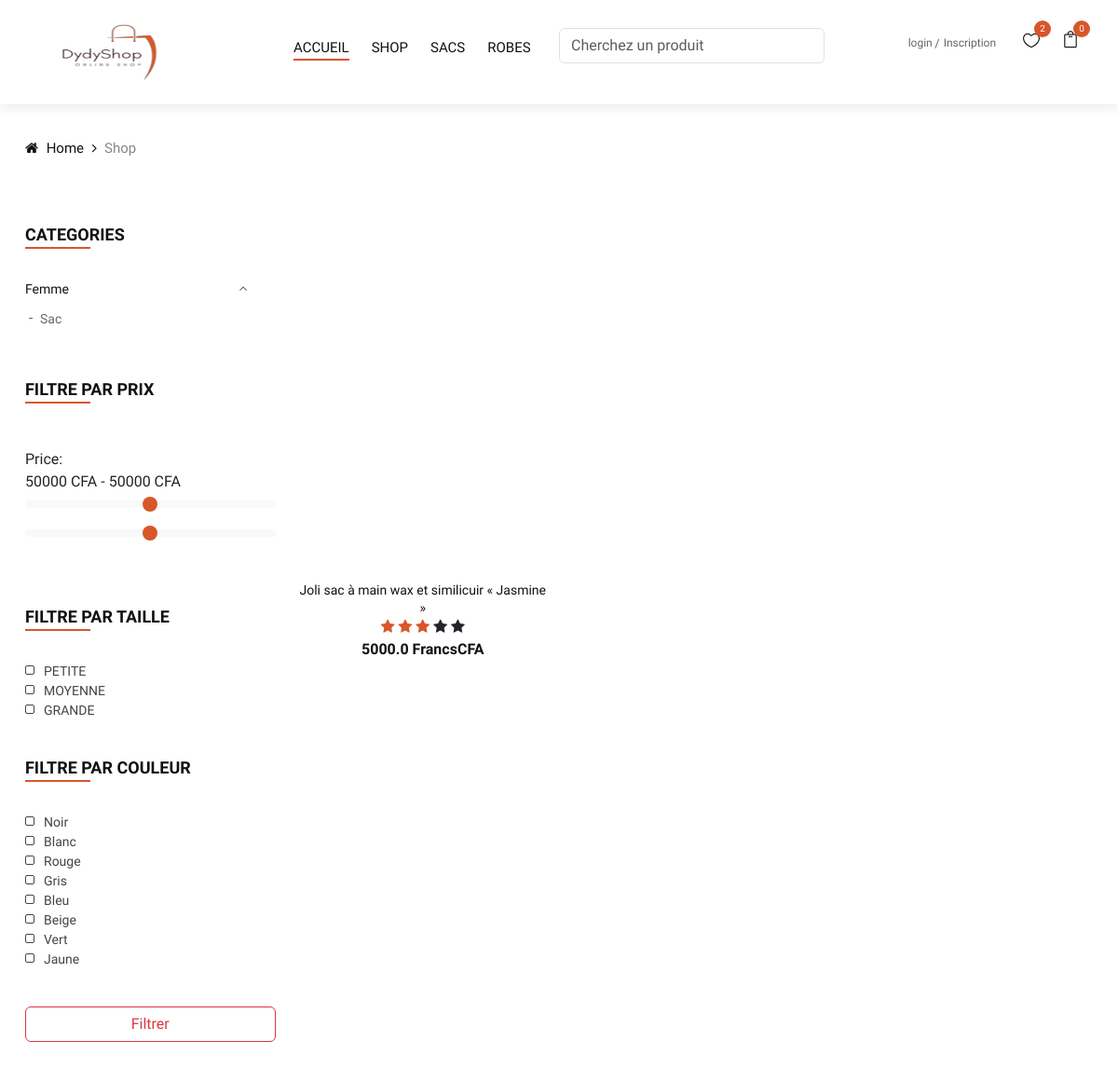
Page /Shop on the earlier database version.
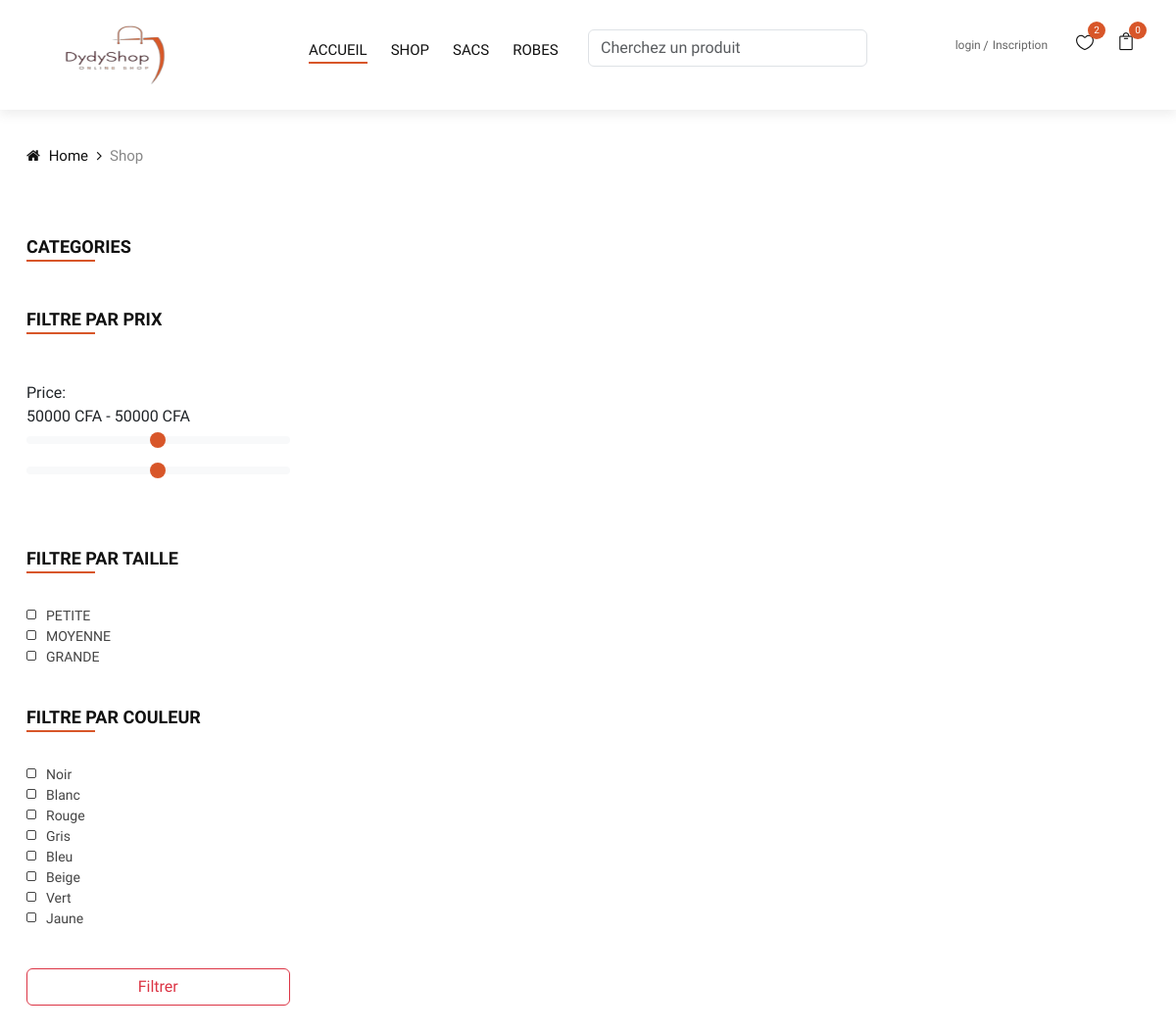
Same page on the later database version.
### api/models/model.py (models this page shows, shortened)
class Category(db.Model):
    __tablename__ = "categories"
    id = db.Column(db.Integer, primary_key=True)
    name = db.Column(db.String(200), nullable=False)
    subcategories = db.relationship("SubCategory", backref="category")
    date_created = db.Column(db.DateTime, default=datetime.utcnow)

class SubCategory(db.Model):
    __tablename__ = "sub_categories"
    id = db.Column(db.Integer, primary_key=True)
    name = db.Column(db.String(200), nullable=False)
    category_id = db.Column(db.Integer, db.ForeignKey("categories.id"))
    date_created = db.Column(db.DateTime, default=datetime.utcnow)

class Item(db.Model):
    __tablename__ = "items"
    id = db.Column(db.Integer, primary_key=True)
    title = db.Column(db.String(200), nullable=False)
    description = db.Column(db.Text)
    prix = db.Column(db.Float, nullable=True)
    img_url = db.Column(db.String(255), nullable=True)
    img_title = db.Column(db.String(100), nullable=True)
    date_pub = db.Column(db.DateTime, default=datetime.utcnow)
    published = db.Column(db.Boolean, default=True)
    deleted = db.Column(db.Boolean, default=False)
    nbre_vues = db.Column(db.Integer, default=0)
    favorites = db.relationship("Favorite", backref="item", lazy="dynamic")
    user_id = db.Column(db.Integer, db.ForeignKey("users.id"), nullable=False)
    quantity = db.Column(db.Integer, default=0)
    images = db.relationship("Image", backref="item", lazy=True)
    category_id = db.Column(db.Integer, db.ForeignKey("categories.id"))
    subcategory_id = db.Column(db.Integer, db.ForeignKey("sub_categories.id"))
    color1 = db.Column(db.String(100), nullable=True)
    color2 = db.Column(db.String(100), nullable=True)
    color3 = db.Column(db.String(100), nullable=True)
    size1 = db.Column(db.String(100), nullable=True)
    size2 = db.Column(db.String(100), nullable=True)
    size3 = db.Column(db.String(100), nullable=True)

### api/front.py (the view)
@app.route("/Shop")
def Shop():
    items = getAllAnnoncePublier()
    categories = Category.query.all()
    sous_categories_femmes = SubCategory.query.filter_by(category_id=1).all()
    sous_categories_hommes = SubCategory.query.filter_by(category_id=2).all()
    count = len(items)
    page = request.args.get(get_page_parameter(), type=int, default=1)
    NbreElementParPage = 10
    offset = (page - 1) * NbreElementParPage
    pagination = Pagination(page=page, per_page=NbreElementParPage, total=count)
    items = items[offset : offset + NbreElementParPage]
    return render_template(
        "/pages/shop.html",
        items=items,
        categories=categories,
        icons=icons,
        count=count,
        pagination=pagination,
        sous_categories_femmes=sous_categories_femmes,
        sous_categories_hommes=sous_categories_hommes,
    )

### api/back.py (called while the page is built)
@app.before_request
def check_for_maintenance():
    if maintenance_mode and request.endpoint not in ["maintenance"]:
        return redirect(url_for("maintenance"))
    elif maintenance_mode and request.endpoint == "maintenance":
        return None
    else:
        return None

### api/models/model.py (called while the page is built)
def getAllAnnoncePublier():
    return (
        Item.query.filter(Item.published == True, Item.deleted == False)
        .order_by(desc(Item.date_pub))
        .all()
    )

### api/templates/pages/shop.html (shortened to what this page needs)
{% extends './layout/baseEldy.html' %}
{% block content %}
  <div class="breadcrumb-option">
    <div class="container">
      <div class="row">
        <div class="col-lg-12">
          <div class="breadcrumb__links">
            <a href="./index.html"><i class="fa fa-home"></i> Home</a>
            <span>Shop</span>
          </div>
        </div>
      </div>
    </div>
  </div>
  <section class="shop spad">
    <div class="container">
      <div class="row">
        <div class="col-lg-3 col-md-3">
          <div class="shop__sidebar">
            <div class="sidebar__categories">
              <div class="section-title">
                <h4>Categories</h4>
              </div>
              <div class="categories__accordion">
                <div class="accordion" id="accordionExample">
                  {% for category in categories %}
                    <div class="card">
                      <div class="card-heading active">
                        <a data-toggle="collapse" data-target="#collapse{{ category.id }}">{{ category.name }}</a>
                      </div>
                      <div id="collapse{{ category.id }}" class="collapse show" data-parent="#accordionExample">
                        <div class="card-body">
                          <ul class="list-unstyled">
                            {% for subcategory in category.subcategories %}
                              <li>
                                <a href="{{ url_for('display_Shop', category = category.id, subcategory = subcategory.id) }}" class="text-decoration-none">{{ subcategory.name }}</a>
                              </li>
                            {% endfor %}
                          </ul>
                        </div>
                      </div>
                    </div>
                  {% endfor %}
                </div>
              </div>
            </div>
            <form method="GET" action="{{ url_for('display_Shop') }}">
              <div class="sidebar__filter">
                <div class="section-title">
                  <h4>Filtre Par Prix</h4>
                </div>
                <div>
                  Price:<div class="slider-values">
                    <span id="min-value"></span> CFA - <span id="max-value"></span> CFA
                  </div>
                  <input type="range" id="minamount" class="form-range" min="0" max="100000" step="500" name="min_price" />
                  <input type="range" id="maxamount" class="form-range" min="0" max="100000" step="500" name="max_price" />
                </div>
              </div>
              <div class="sidebar__sizes">
                <div class="section-title">
                  <h4>Filtre Par taille</h4>
                </div>
                <div class="size__list">
                  <label for="xxs">
                    Petite<input type="checkbox" id="xxs" name="size" />
                    <span class="checkmark"></span>
                  </label>
                  <label for="xs">
                    Moyenne<input type="checkbox" id="xs" name="size" />
                    <span class="checkmark"></span>
                  </label>
                  <label for="xss">
                    Grande<input type="checkbox" id="xss" name="size" />
                    <span class="checkmark"></span>
                  </label>
                </div>
              </div>
              <div class="sidebar__color">
                <div class="section-title">
                  <h4>Filtre par Couleur</h4>
                </div>
                <div class="size__list color__list">
                  <label for="black">
                    Noir<input type="checkbox" id="black" value="black" name="color" />
                    <span class="checkmark"></span>
                  </label>
                  <label for="whites">
                    Blanc<input type="checkbox" id="whites" value="white" name="color" />
                    <span class="checkmark"></span>
                  </label>
                  <label for="reds">
                    Rouge<input type="checkbox" id="reds" value="red" name="color" />
                    <span class="checkmark"></span>
                  </label>
                  <label for="greys">
                    Gris<input type="checkbox" id="greys" value="yellows" name="color" />
                    <span class="checkmark"></span>
                  </label>
                  <label for="blues">
                    Bleu<input type="checkbox" id="blues" value="blue" name="color" />
                    <span class="checkmark"></span>
                  </label>
                  <label for="beige">
                    Beige<input type="checkbox" id="beige" value="beige" name="color" />
                    <span class="checkmark"></span>
                  </label>
                  <label for="greens">
                    vert<input type="checkbox" id="greens" value="green" name="color" />
                    <span class="checkmark"></span>
                  </label>
                  <label for="yellows">
                    jaune<input type="checkbox" id="yellows" value="yellow" name="color" />
                    <span class="checkmark"></span>
                  </label>
                </div>
              </div>
              <button class="form-control btn btn-outline-danger" type="submit">Filtrer</button>
            </form>
          </div>
        </div>
        <div class="col-lg-9 col-md-9">
          <div class="row">
            {% for item in items %}
              <div class="col-lg-4 col-md-6">
                <div class="product__item">
                  <div class="product__item__pic set-bg"
                    data-setbg="{% if not item.img_url %}
                      {{ url_for('static', filename = config['NO_PHOTO']) }}
                    {% else %}
                      {{ item.img_url }}
                    {% endif %}">
                    <ul class="product__hover">
                    </ul>
                  </div>
                  <div class="product__item__text">
                    <h6><a href="#">{{ item.title }}</a></h6>
                    <div>
                      <span class="fa fa-star checked"></span>
                      <span class="fa fa-star checked"></span>
                      <span class="fa fa-star checked"></span>
                      <span class="fa fa-star"></span>
                      <span class="fa fa-star"></span>
                    </div>
                    <div class="product__price">{{ item.prix }} FrancsCFA</div>
                  </div>
                </div>
              </div>
            {% endfor %}
          </div>
        </div>
      </div>
    </div>
  </section>
{% endblock %}

### api/templates/layout/baseEldy.html (shortened to what this page needs)
<!DOCTYPE html>
<html lang="zxx">
  <head>
    <link rel="stylesheet" href="https://cdnjs.cloudflare.com/ajax/libs/font-awesome/6.2.1/css/all.min.css" />
    <link href="https://cdn.jsdelivr.net/npm/bootstrap@5.3.0-alpha1/dist/css/bootstrap.min.css" rel="stylesheet">
    <link rel="stylesheet" href="{{ url_for('static',filename='eldyCss/css/font-awesome.min.css') }}" type="text/css" />
    <link rel="stylesheet" href="{{ url_for('static',filename='eldyCss/css/elegant-icons.css') }}" type="text/css" />
    <link rel="stylesheet" href="{{ url_for('static',filename='eldyCss/css/magnific-popup.css') }}" type="text/css" />
    <link rel="stylesheet" href="{{ url_for('static',filename='eldyCss/css/owl.carousel.min.css') }}" type="text/css" />
    <link rel="stylesheet" href="{{ url_for('static',filename='eldyCss/css/slicknav.min.css') }}" type="text/css" />
    <link rel="stylesheet" href="{{ url_for('static',filename='eldyCss/css/style.css') }}" type="text/css" />
  </head>
  <body>
    {% include 'shared/nav_bar.html' %}
    {% block content %}
    {% endblock  %}
  </body>
</html>

### api/templates/shared/nav_bar.html (shortened to what this page needs)
<header class="header">
  <div class="container-fluid">
    <div class="row">
      <div class="col-xl-3 col-lg-2">
        <div class="header__logo d-flex align-items-center">
          <a href="/"><img src="{{ url_for('static', filename = 'eldyCss/img/logo.png') }}" width="150px" height="60px" alt="" /></a>
        </div>
      </div>
      <div class="col-xl-6 col-lg-7">
        <div class="row">
          <nav class="header__menu col-lg-6 mt-2">
            <ul>
              <li class="active">
                <a href="/">Accueil</a>
              </li>
              <li>
                <a href="{{ url_for('Shop') }}">Shop</a>
              </li>
              <li>
                <a href="{{ url_for('display_Shop', subcategory = 1) }}">Sacs</a>
              </li>
              <li>
                <a href="{{ url_for('display_Shop', subcategory = 3) }}">Robes</a>
              </li>
            </ul>
          </nav>
          <form class="form-inline header__menu col-lg-6" method="GET" action="{{ url_for('recherche_annon') }}">
            <input class="form-control mr-sm-2" type="search" name="querygloire" placeholder="Cherchez un produit" />
          </form>
        </div>
      </div>
      <div class="col-lg-3 d-flex justify-content-end">
        <div class="header__right">
          {% if current_user.is_authenticated %}
            <div class="header__right__auth d-none">
              <a href="{{ url_for('login') }}">login</a>
              <a href="{{ url_for('login') }}">Inscription</a>
            </div>
          {% else %}
            <div class="header__right__auth">
              <a href="{{ url_for('login') }}">login</a>
              <a href="{{ url_for('login') }}">Inscription</a>
            </div>
          {% endif %}
          <ul class="header__right__widget">
            <li>
              <a href="{{ url_for('wishlist') }}">
                <span class="icon_heart_alt"></span>
                <div class="tip" style="background-color: #d85629">2</div>
              </a>
            </li>
            <li>
              <a href="{{ url_for('Panier') }}">
                <span class="icon_bag_alt"></span>
                <div class="tip" style="background-color: #d85629">{{ session['panier']|length }}</div>
              </a>
            </li>
          </ul>
        </div>
      </div>
    </div>
  </div>
</header>

Differences in the rows shown:
removed Category: name "Femme"
removed SubCategory: name "Sac"
removed Item: title "Joli sac à main wax et similicuir « Jasmine »", prix "5000.0"
